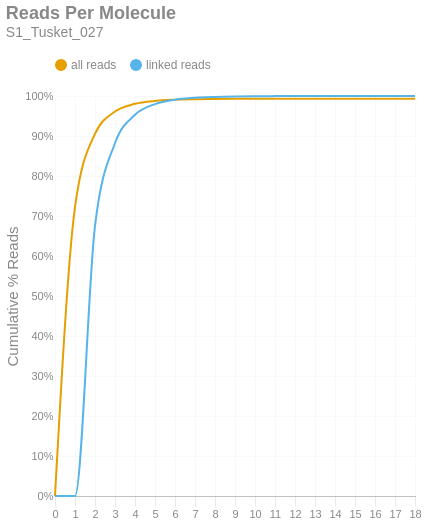

Notebook cell for this chart:
### Markdown cell above
### Reads per Molecule
This chart shows the cumulative distribution of the number of reads per linked molecule. That is, how many alignments are associated with a unique molecule. This excludes the number of reads associated with invalid or absent linked-read barcodes. The `linked` histogram is the percentages recalculated when disregarding singletons.

### Code cell
if SKIPLR:
    print_html(f"Skipped")
else:
    counts = np.bincount(valids['reads'].cast(pl.Int64).to_numpy())
    weighted = counts * np.arange(len(counts))
    all_perc = weighted / n_reads
    linked_perc = weighted / n_linked_reads
    linked_perc[1] = 0
    binned_df = pl.DataFrame({
        'readsper': list(range(len(counts))),
        'all reads (cumsum)': np.cumsum(all_perc).tolist(),
        'linked reads (cumsum)': np.cumsum(linked_perc).tolist(),
    })

    with SafeRender(binned_df):
        (
            density_plot(binned_df, 'Reads Per Molecule', samplename, 'readspmol')
            .encode(
                x=alt.X('readsper:O', title=None).axis(labelAngle=0).scale(padding=0),
                y=alt.Y('value:Q', title='Cumulative % Reads').axis(format='%').stack(False),
                color=alt.Color("key:N").scale(domain=["all reads", "linked reads"]),
                tooltip=[
                    alt.Tooltip("key:N", title="Data Type"),
                    alt.Tooltip("readsper:O", title="Reads Per Molecule"),
                    alt.Tooltip("value:Q", format=".2%", title="% Reads (Cum.)")
                ]            
            )
        ).display()

### Figure 1 — Vega-Lite specification as saved in the notebook (floating-point values rounded to 4 significant figures)
{"width": "container", "height": 400, "config": {"title": {"anchor": "start", "dy": -15, "fontSize": 18, "color": "#888888", "subtitleColor": "#888888", "subtitleFontSize": 14}, "arc": {"fill": "#0072B2"}, "axis": {"domainColor": "#888888", "domainWidth": 0.5, "gridWidth": 0.2, "grid": false, "titleFontWeight": 400, "titleFontSize": 15, "labelFontSize": 11, "labelColor": "#888888", "tickColor": "#888888", "tickWidth": 0.2, "titleColor": "#888888"}, "axisBand": {"grid": false}, "axisX": {"grid": true, "tickSize": 10, "domainCap": "round"}, "axisY": {"domain": false, "grid": true, "tickSize": 0, "domainCap": "round"}, "background": "transparent", "header": {"labelFontSize": 15, "labelColor": "#888888", "titleFontSize": 15, "titleFontWeight": 600, "titleColor": "#888888"}, "legend": {"labelFont": "sans-serif", "labelFontSize": 12, "labelColor": "#888888", "symbolSize": 100, "symbolType": "circle", "titleFontSize": 12, "titlePadding": 10, "titleColor": "#888888", "title": null, "orient": "top"}, "range": {"category": ["#E69F00", "#56B4E9", "#009E73", "#F0E442", "#0072B2", "#D55E00", "#CC79A7", "#000000"], "diverging": ["#cfe8f3", "#a2d4ec", "#73bfe2", "#46abdb", "#1696d2", "#12719e"]}, "area": {"fill": "#0072B2", "fillOpacity": 0.7, "line": true, "strokeOpacity": 0.7}, "line": {"color": "#0072B2", "stroke": "#0072B2", "strokeWidth": 2}, "trail": {"color": "#0072B2", "stroke": "#0072B2", "strokeWidth": 0, "size": 1}, "point": {"filled": true, "fillOpacity": 1.0, "size": 95}, "text": {"color": "#888888", "fontSize": 11, "align": "right", "fontWeight": 400, "size": 11}, "bar": {"fill": "#0072B2", "stroke": null}, "view": {"stroke": null, "continuousWidth": 660, "continuousHeight": 400}}, "data": {"name": "data-69342a66d103302c038554bf01393882"}, "mark": {"type": "line", "interpolate": "monotone", "point": {"opacity": 0, "size": 275}}, "encoding": {"color": {"field": "key", "scale": {"domain": ["all reads", "linked reads"]}, "type": "nominal"}, "tooltip": [{"field": "key", "title": "Data Type", "type": "nominal"}, {"field": "readsper", "title": "Reads Per Molecule", "type": "ordinal"}, {"field": "value", "format": ".2%", "title": "% Reads (Cum.)", "type": "quantitative"}], "x": {"axis": {"labelAngle": 0}, "field": "readsper", "scale": {"padding": 0}, "title": null, "type": "ordinal"}, "y": {"axis": {"format": "%"}, "field": "value", "stack": false, "title": "Cumulative % Reads", "type": "quantitative"}}, "params": [{"name": "param_c36ac31b6afebe62", "select": {"type": "point", "fields": ["key"]}, "bind": "legend"}], "title": {"text": "Reads Per Molecule", "subtitle": "S1_Tusket_027"}, "transform": [{"fold": ["all reads (cumsum)", "linked reads (cumsum)"]}, {"calculate": "replace(datum.key, ' (cumsum)', '')", "as": "key"}, {"filter": {"param": "param_c36ac31b6afebe62"}}], "usermeta": {"embedOptions": {"downloadFileName": "S1_Tusket_027.readspmol"}}, "$schema": "https://vega.github.io/schema/vega-lite/v6.1.0.json", "datasets": {"data-69342a66d103302c038554bf01393882": [{"readsper": 0, "all reads (cumsum)": 0.0, "linked reads (cumsum)": 0.0}, {"readsper": 1, "all reads (cumsum)": 0.7224, "linked reads (cumsum)": 0.0}, {"readsper": 2, "all reads (cumsum)": 0.9052, "linked reads (cumsum)": 0.6753}, {"readsper": 3, "all reads (cumsum)": 0.9612, "linked reads (cumsum)": 0.8818}, {"readsper": 4, "all reads (cumsum)": 0.9805, "linked reads (cumsum)": 0.953}, {"readsper": 5, "all reads (cumsum)": 0.9877, "linked reads (cumsum)": 0.9798}, {"readsper": 6, "all reads (cumsum)": 0.9907, "linked reads (cumsum)": 0.9908}, {"readsper": 7, "all reads (cumsum)": 0.992, "linked reads (cumsum)": 0.9956}, {"readsper": 8, "all reads (cumsum)": 0.9926, "linked reads (cumsum)": 0.9978}, {"readsper": 9, "all reads (cumsum)": 0.9929, "linked reads (cumsum)": 0.9989}, {"readsper": 10, "all reads (cumsum)": 0.993, "linked reads (cumsum)": 0.9994}, {"readsper": 11, "all reads (cumsum)": 0.9931, "linked reads (cumsum)": 0.9997}, {"readsper": 12, "all reads (cumsum)": 0.9931, "linked reads (cumsum)": 0.9999}, {"readsper": 13, "all reads (cumsum)": 0.9931, "linked reads (cumsum)": 0.9999}, {"readsper": 14, "all reads (cumsum)": 0.9932, "linked reads (cumsum)": 1.0}, {"readsper": 15, "all reads (cumsum)": 0.9932, "linked reads (cumsum)": 1.0}, {"readsper": 16, "all reads (cumsum)": 0.9932, "linked reads (cumsum)": 1.0}, {"readsper": 17, "all reads (cumsum)": 0.9932, "linked reads (cumsum)": 1.0}, {"readsper": 18, "all reads (cumsum)": 0.9932, "linked reads (cumsum)": 1.0}]}}
